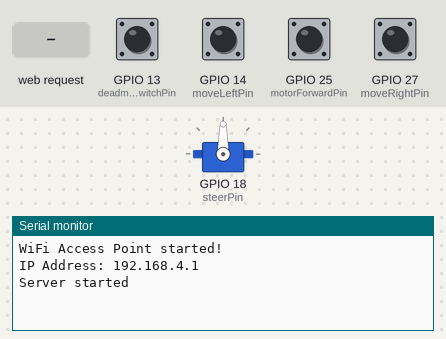
The sketch below on a simulated ESP32. Parts: servo, the last lines printed to the serial monitor. Inputs (shaded band) come from the test bench; at power-on: GPIO 13 (deadmanSwitchPin), GPIO 14 (moveLeftPin), GPIO 25 (motorForwardPin), GPIO 27 (moveRightPin) HIGH.

Above: at 1.2 s.
1.3 s: GPIO 13 (deadmanSwitchPin) pulled LOW for 0.15 s
At 2.6 s:
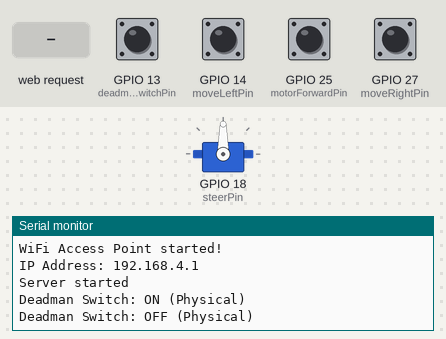
2.9 s: GPIO 25 (motorForwardPin) pulled LOW for 0.15 s
At 3.9 s:
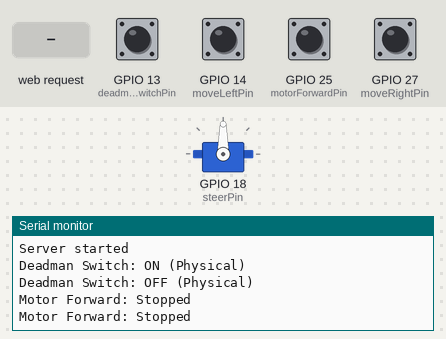
4.5 s: HTTP request GET /control received
At 5.6 s:
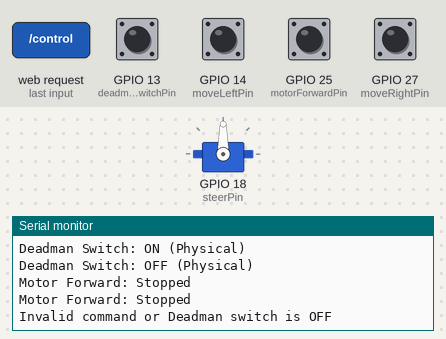
6.0 s: HTTP request GET /control?cmd=steer_ received
At 6.8 s:
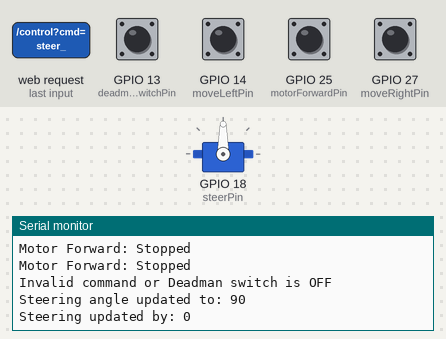
7.5 s: GPIO 13 (deadmanSwitchPin) driven LOW and GPIO 25 (motorForwardPin) driven LOW
At 7.9 s:
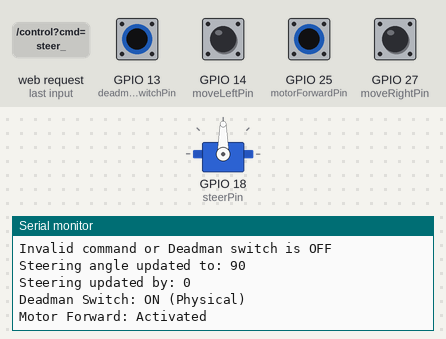
9.0 s: HTTP request GET /control?cmd=move_left received
At 10.3 s:
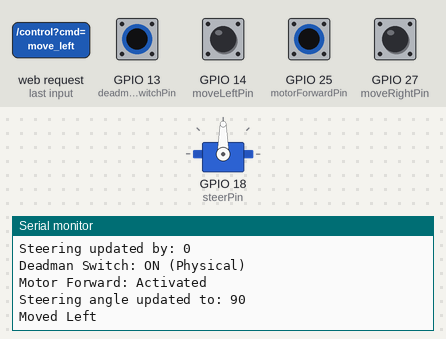

Measured:
- after the input at 1.3 s, the serial monitor: prints a new line at once (image 1)
- after the input at 2.9 s, the serial monitor: prints a new line at once (image 2)
- after the input at 4.5 s, the serial monitor: prints a new line at once (image 3)
- after the input at 6.0 s, the serial monitor: prints a new line at once (image 4)
- after the input at 7.5 s, the serial monitor: prints a new line at once (image 5)
- after the input at 9.0 s, the serial monitor: prints a new line at once (image 6)

The sketch:

21-3.ino
```cpp
#include <WiFi.h>
#include <WebServer.h>
#include <ESP32Servo.h>  // Servo library for steering control
#include <ESP32PWM.h>    // PWM support for motor control

// Function prototype for stopAllMotors
void stopAllMotors();
void moveSteer(int degrees);

// WiFi credentials
const char* ssid = "ESP32_AccessPoint";  // Replace with desired SSID
const char* password = "Walker32";       // Replace with desired password

// Web server on port 80
WebServer server(80);

// Pin configurations
const int deadmanSwitchPin = 13;  // Deadman switch
const int motorForwardPin = 25;   // Motor forward (PWM pin for speed control)
const int moveLeftPin = 14;       // Move left
const int moveRightPin = 27;      // Move right
const int steerPin = 18;          // Servo control pin for steering

// State variables
bool deadmanSwitchState = false;   // Deadman switch state (from joystick)
bool webDeadmanState = false;      // Deadman switch state (from web)
int steerAngle = 90;               // Steering angle (0-180)
bool motorForwardLastState = false; // Last known state of the motor forward button

// Servo object for steering
Servo steerServo;

// HTML content for the web page
const char* htmlPage = R"=====(
<!DOCTYPE html>
<html>
<head>
  <title>Walker Control</title>
  <style>
    body { font-family: Arial, sans-serif; text-align: center; }
    h2 { font-size: 24px; }
    .button { padding: 10px 20px; font-size: 18px; margin: 10px; border: none; cursor: pointer; transition: background-color 0.3s; }
    .button-on { background-color: green; color: white; }
    .button-off { background-color: red; color: white; }
    .button-steer-5, .button-velocity-5 { background-color: green; color: white; }
    .button-steer-15, .button-velocity-10 { background-color: orange; color: white; }
    .button-steer-25, .button-velocity-15 { background-color: red; color: white; }
    .slider input { width: 80%; }
  </style>
</head>
<body>
  <h2>Walker Control Interface</h2>

 <div>
    <label>Dead Man Switch Status:</label><br>
    <span id="deadmanStatus">Inactive</span>
  </div>

<!DOCTYPE html>
<html lang="en">
<head>
  <meta charset="UTF-8">
  <meta name="viewport" content="width=device-width, initial-scale=1.0">
  <title>Slider with Labels</title>
  <style>
    .slider {
      width: 80%;
      margin: 20px auto;
      text-align: center;
    }
    .slider input { width: 100%; }
    .slider-labels {
      display: flex;
      justify-content: space-between;
      font-size: 12px;
      color: #555;
      margin-top: 5px;
    }
  </style>
</head>
<body>
  <div class="slider">
    <label>Forward Distance:</label><br>
    <input type="range" min="0" max="100" step="10" value="100" id="forwardDistance"
       oninput="updateValue(this.value); sendSliderValue(this.value)">
    <div class="slider-labels">
      <span>0</span><span>10</span><span>20</span><span>30</span><span>40</span>
      <span>50</span><span>60</span><span>70</span><span>80</span><span>90</span><span>100</span>
    </div>
    <span id="valueDisplay">100</span>
  </div>

 <script>
  const updateValue = val => document.getElementById('valueDisplay').innerText = val;

  function sendSliderValue(value) {
    fetch('/control?cmd=slider&value=' + value)
      .then(response => response.text())
      .then(data => console.log(data));
  }

  // On page load, make an initial request to get the current state of the deadman switch
  window.onload = function() {
    fetch('/get_state')
      .then(response => response.json())
      .then(data => {
        const deadmanState = data.deadmanState;
        const deadmanStatusElement = document.getElementById('deadmanStatus');
        if (deadmanState === 'active') {
          deadmanStatusElement.innerText = 'Active';  // Display Active if the Deadman Switch is pressed
        } else {
          deadmanStatusElement.innerText = 'Inactive';  // Display Inactive otherwise
        }
      });
  };

</script>
</body>
</html>


  <div class="button-group">
    <label>Steer:</label><br>
    <button class="button button-steer-5" onclick="sendData('steer_5')">5</button>
    <button class="button button-steer-15" onclick="sendData('steer_15')">15</button>
    <button class="button button-steer-25" onclick="sendData('steer_25')">25</button>
  </div>

  <div class="button-group">
    <label>Velocity:</label><br>
    <button class="button button-velocity-5" onclick="sendData('velocity_5')">5</button>
    <button class="button button-velocity-10" onclick="sendData('velocity_10')">10</button>
    <button class="button button-velocity-15" onclick="sendData('velocity_15')">15</button>
  </div>

  <div class="button-group">
    <label>Reset Steer:</label><br>
    <button class="button" onclick="sendData('reset_steer')">Reset</button>
  </div>

  <script>
    let deadmanState = 'off';  // Variable to store the current state of the deadman switch

    function toggleDeadman(state) {
      if (state === 'on') {
        document.getElementById('deadmanOnBtn').classList.add('button-on');
        document.getElementById('deadmanOnBtn').classList.remove('button-off');
        document.getElementById('deadmanOffBtn').classList.add('button-off');
        document.getElementById('deadmanOffBtn').classList.remove('button-on');
        sendData('deadman_on');
        deadmanState = 'on';  // Update the local state when it turns on
      } else {
        document.getElementById('deadmanOffBtn').classList.add('button-on');
        document.getElementById('deadmanOffBtn').classList.remove('button-off');
        document.getElementById('deadmanOnBtn').classList.add('button-off');
        document.getElementById('deadmanOnBtn').classList.remove('button-on');
        sendData('deadman_off');
        deadmanState = 'off';  // Update the local state when it turns off
      }
    }

    function sendData(command) {
      fetch('/control?cmd=' + command)
        .then(response => response.text())
        .then(data => console.log(data));
    }

    function updateSlider(slider, value) {
      document.getElementById(slider + 'Value').innerText = value;
      fetch('/control?cmd=' + slider + '&value=' + value)
        .then(response => response.text())
        .then(data => console.log(data));
    }

    // On page load, make an initial request to get the current state of the deadman switch
    setInterval(() => {
       fetch('/get_state')
         .then(response => response.json())
         .then(data => {
         const deadmanState = data.deadmanState;
         const deadmanStatusElement = document.getElementById('deadmanStatus');
         deadmanStatusElement.innerText = deadmanState === 'active' ? 'Active' : 'Inactive';
        });
    }, 1000);  // Update every second

    window.onload = function() {
      fetch('/get_state')
        .then(response => response.json())
        .then(data => {
          deadmanState = data.deadmanState;
          if (deadmanState === 'on') {
            document.getElementById('deadmanOnBtn').classList.add('button-on');
            document.getElementById('deadmanOnBtn').classList.remove('button-off');
            document.getElementById('deadmanOffBtn').classList.add('button-off');
            document.getElementById('deadmanOffBtn').classList.remove('button-on');
          }
        });
    };
  </script>
</body>
</html>
)=====";

int steerChange = 5;


void setup() {
  Serial.begin(115200);

  // Configure pins
  pinMode(deadmanSwitchPin, INPUT_PULLUP);  // Deadman switch
  pinMode(motorForwardPin, INPUT_PULLUP);   // Motor start button
  pinMode(moveLeftPin, INPUT_PULLUP);       // Left movement button
  pinMode(moveRightPin, INPUT_PULLUP);      // Right movement button
  steerServo.attach(steerPin);              // Attach servo for steering

  // Initialize motor and steering to OFF/neutral
  steerServo.write(90);  // Neutral position for servo

  // Set up WiFi as an Access Point
  WiFi.softAP(ssid, password);
  Serial.println("WiFi Access Point started!");
  Serial.print("IP Address: ");
  Serial.println(WiFi.softAPIP());

// HTTP route for getting the current state of the Dead Man Switch
  server.on("/get_state", HTTP_GET, []() {
  // Combine both the hardware and web states
  String deadmanState = (deadmanSwitchState || webDeadmanState) ? "active" : "inactive";

  // Send the status as a JSON response
  String jsonResponse = "{\"deadmanState\":\"" + deadmanState + "\"}";
  server.send(200, "application/json", jsonResponse); // Respond with JSON
});


  // HTTP route for web page
  server.on("/", HTTP_GET, []() {
    server.send(200, "text/html", htmlPage); // Serve the web page
  });
  // HTTP route for control commands
  server.on("/control", HTTP_GET, []() {
    String command = server.arg("cmd");

    if (command == "slider") {
      if (server.hasArg("value")) {
        String sliderValue = server.arg("value");
        Serial.println("Forward Distance Slider Value: " + sliderValue);
      }
    } else if (command == "move_left" && (deadmanSwitchState || webDeadmanState)) {
      moveSteer(-steerChange);  // Turn left by 5 degrees
      Serial.println("Moved Left");
    } else if (command == "move_right" && (deadmanSwitchState || webDeadmanState)) {
      moveSteer(steerChange);  // Turn right by 5 degrees
      Serial.println("Moved Right");
    } else if (command == "reset_steer" && (deadmanSwitchState || webDeadmanState)) {
      steerServo.write(90);  // Reset servo to neutral
      steerAngle = 90;
      Serial.println("Steering reset to neutral");
    } else if (command.startsWith("steer_")) {
      steerChange = command.substring(6).toInt();
      moveSteer(steerChange);
      Serial.println("Steering updated by: " + String(steerChange));
    } else if (command.startsWith("velocity_")) {
      int velocity = command.substring(9).toInt();
      Serial.println("Velocity set to: " + String(velocity));
    } else if (command == "deadman_on") {
      webDeadmanState = true;  // Set the web-controlled Deadman state to ON
      Serial.println("Deadman switch ON from web");
    } else if (command == "deadman_off") {
      webDeadmanState = false; // Set the web-controlled Deadman state to OFF
      stopAllMotors();
      Serial.println("Deadman switch OFF from web");
    } else {
      Serial.println("Invalid command or Deadman switch is OFF");
    }

    server.send(200, "text/plain", "Command received");
  });

  // Start the server
  server.begin();
  Serial.println("Server started");
}


void loop() {
  // Handle client requests for the web interface
  server.handleClient();

  // Read joystick buttons
  bool moveLeftState = (digitalRead(moveLeftPin) == LOW);
  bool moveRightState = (digitalRead(moveRightPin) == LOW);
  bool motorForwardState = (digitalRead(motorForwardPin) == LOW); // Read forward button
  bool deadmanSwitchPressed = (digitalRead(deadmanSwitchPin) == LOW);

  // Update the deadman switch state based on joystick button
  if (deadmanSwitchPressed && !webDeadmanState) {
    if (!deadmanSwitchState) {
      deadmanSwitchState = true;
      Serial.println("Deadman Switch: ON (Physical)");
    }
  } else if (!deadmanSwitchPressed && !webDeadmanState) {
    if (deadmanSwitchState) {
      deadmanSwitchState = false;
      stopAllMotors();
      Serial.println("Deadman Switch: OFF (Physical)");
    }
  }
  // Handle Move Left button press
  if (moveLeftState && !moveRightState && (deadmanSwitchState || webDeadmanState)) {
    moveSteer(-steerChange);  // Turn left by 5 degrees
    delay(300);     // Simple debounce
  }

  // Handle Move Right button press
  if (moveRightState && !moveLeftState && (deadmanSwitchState || webDeadmanState)) {
    moveSteer(steerChange);   // Turn right by 5 degrees
    delay(300);     // Simple debounce
  }

  // Handle simultaneous press of Move Left and Move Right
  if (moveLeftState && moveRightState && (deadmanSwitchState || webDeadmanState)) {
    steerServo.write(90);  // Reset servo to neutral
    steerAngle = 90;
    Serial.println("Steering reset to neutral 90");
    delay(300);  // Simple debounce
  }

  // Handle Motor Forward button press with state change tracking
  if (motorForwardState != motorForwardLastState) { // State has changed
    motorForwardLastState = motorForwardState; // Update the last known state

    if (motorForwardState && (deadmanSwitchState || webDeadmanState)) {
      Serial.println("Motor Forward: Activated");
    } else {
      Serial.println("Motor Forward: Stopped");
    }
  }
}

// Move Steering Servo by a specific angle
void moveSteer(int degrees) {
  steerAngle += degrees;
  // Constrain the steering angle between 0 and 180 degrees
  steerAngle = constrain(steerAngle, 0, 180);
  steerServo.write(steerAngle);
  Serial.print("Steering angle updated to: ");
  Serial.println(steerAngle);
}

// Stop all motors and reset states
void stopAllMotors() {
  steerServo.write(90);  // Neutral position for servo
  steerAngle = 90;
}
```
